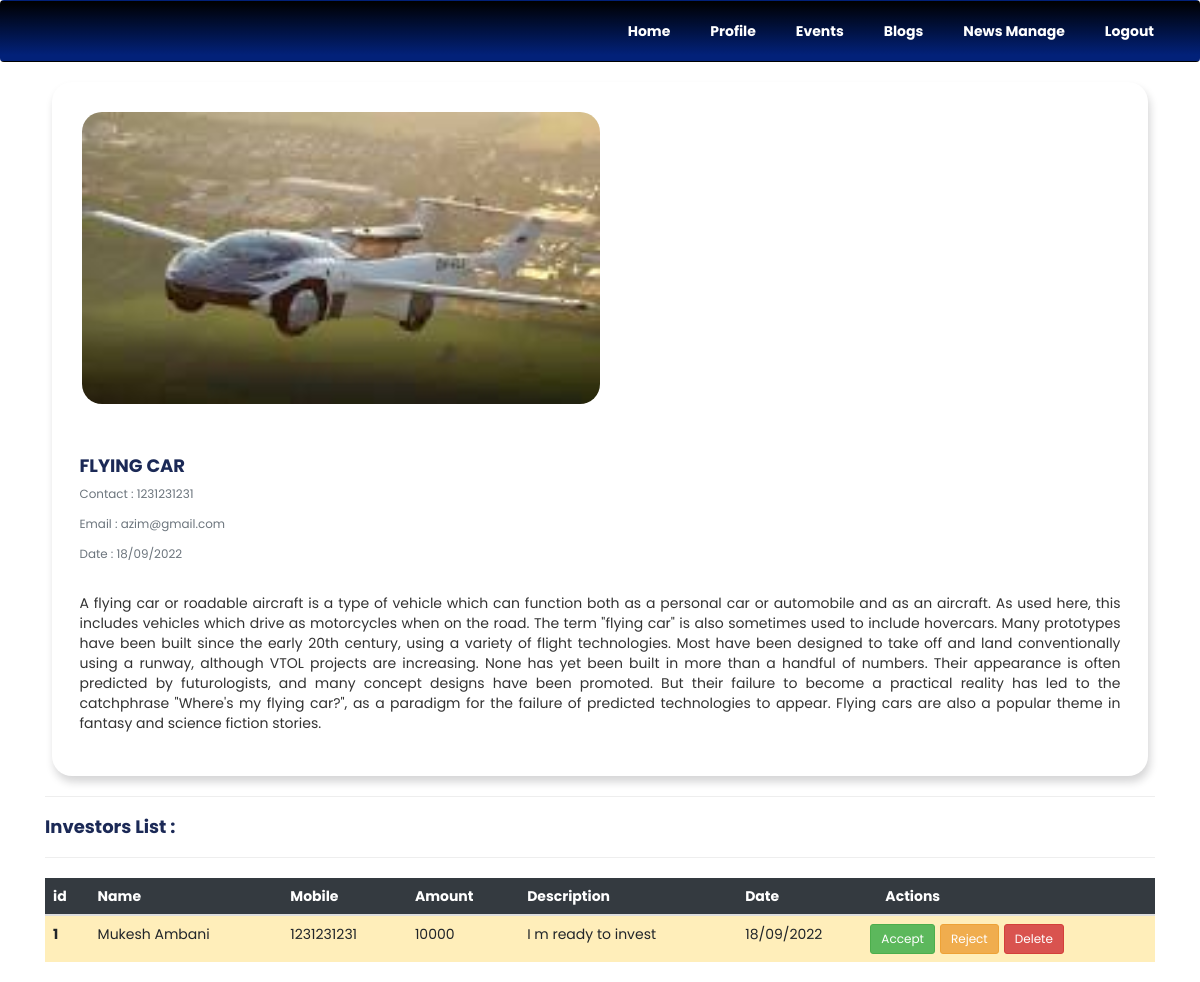
Screenshot of /Idea/8 (signed in) with the database file from the repository.
### app.py (models this page shows, shortened)
class Ideas(db.Model):
    __tablename__ = 'ideas'
    id = db.Column(db.Integer, primary_key=True, autoincrement=True)
    title = db.Column(db.String(100), nullable=False)
    desc = db.Column(db.Text, nullable=False)
    fund = db.Column(db.Text, nullable=False)
    uname = db.Column(db.Text, nullable=False)
    phone = db.Column(db.Text, nullable=False)
    email = db.Column(db.Text, nullable=False)
    uid = db.Column(db.Integer, nullable=False)
    fund = db.Column(db.Text, nullable=False)
    verified = db.Column(db.Text, nullable=False)
    sold = db.Column(db.Text, nullable=False)
    imgsrc = db.Column(db.String(100), default='')
    date_posted = db.Column(db.DateTime, nullable=False,
                            default=datetime.utcnow)

class booking(db.Model):
    id = db.Column(db.Integer, primary_key=True)
    pid = db.Column(db.Integer)
    ownerid = db.Column(db.Integer)
    title = db.Column(db.Text)
    details = db.Column(db.Text, default="0")
    done = db.Column(db.Text)
    uid = db.Column(db.Integer)
    name = db.Column(db.String(100), nullable=False)
    mobile = db.Column(db.Text, nullable=False)
    email = db.Column(db.Text, nullable=False)
    price = db.Column(db.Text, nullable=False)
    date_posted = db.Column(db.DateTime, nullable=False,
                            default=datetime.utcnow)

### app.py (the view)
@app.route('/Idea/<int:id>', methods=['GET', 'POST'])
@login_required
def ideaview(id):
    news = News.query.order_by(News.date.desc()).all()
    if current_user.is_authenticated:
        idea = Ideas.query.get_or_404(id)
        book = booking.query.filter(booking.pid == id).all()
        return render_template('ideapage.html', post=idea, books=book)
    return render_template('Newindex.html', news=news)

### app.py (called while the page is built)
@login_manager.user_loader
def load_user(id):
    print(type(id))
    return Expert.query.get(int(id))

### templates/ideapage.html (shortened to what this page needs)
{% extends 'Newbase.html' %}  {% block body %}
<div class="container">
    <div class="card p-5 ">
        <div class="row">
            <div class=" container my-auto mx-auto">
                    {% if post.imgsrc != "" %}
                    <img src="/static/question_images/{{post.imgsrc}}" alt="" class="mx-auto" style="width: 50%; border-radius: 20px;">
                    {%endif%}
            </div>
                <div class="card-body " >
                    <h2 class="card-title big-title text-uppercase" >{{post.title}}</h2>
                    <p class="card-text">
                        <small class="text-muted">Contact : {{post.phone}}</small>
                      </p>
                    <p class="card-text">
                        <small class="text-muted">Email : {{post.email}}</small>
                      </p>
                    <p class="card-text">
                        <small class="text-muted">Date : {{post.date_posted.strftime("%d/%m/%Y")}}</small>
                      </p>
                    <br>
                    <p class="card-text text-justify">{{post.desc}}</p>
            </div>
        </div>
  </div>
  {%if post.uid == current_user.id%}
<hr>
  <h1 class="headd col big-title" style="padding:0px">Investors List :</h1>
  <hr>
<table class="table table-warning ">
    <thead class=" table-dark">
        <tr>
          <th scope="col">id</th>
          <th scope="col">Name</th>
          <th scope="col">Mobile</th>
          <th scope="col">Amount</th>
          <th scope="col">Description</th>
          <th scope="col">Date</th>
          <th scope="col">Actions</th>
        </tr>
        <tbody>
           {%for res in books%}
            <tr>
              <th scope="row">{{res.id}}</th>
              <td>{{res.name}}</td>
              <td>{{res.mobile}}</td>
              <td>{{res.price}}</td>
              <td>{{res.details}}</td>
              <td>{{res.date_posted.strftime("%d/%m/%Y")}}</td>
              <td>
                <div class="row">
                        <a class="btn btn-sm btn-success mr-2" href="/acceptidea/{{post.uid}}/{{res.id}}/{{post.id}}">Accept</a>
                        <a class="btn btn-sm btn-warning mr-2" href="/rejectidea/{{post.uid}}/{{res.id}}/{{post.id}}">Reject</a>
                        <a class="btn btn-sm btn-danger mr-2" href="/deleteinvestor/{{post.uid}}/{{res.id}}/{{post.id}}">Delete</a>
                </div>
            </td>
            </tr>
           {%endfor%}
          </tbody>
      </thead>
  </table>
  {%endif%}
</div>
{% endblock %}

### static/css/main.css (style rules this page uses)
body { font-family: sans-serif; opacity: 1; margin: 0px; padding: 0px; font-family: 'Poppins', sans-serif; }
.card { border-radius: 20px; }
a { color:white; background-color: transparent; }
@media only screen and (max-width: 1234px) { .big-title { font-size: 18px; color: black; } }
.big-title { text-transform: capitalize; font-weight:bold; color:#1b2956; }
.card img { max-width: 100%; max-height: 100%; }
.card { margin: 0 0.5em; box-shadow: 2px 6px 8px 0 rgba(22, 22, 26, 0.18); border: none; border-radius: 20px; }

### rows the page displays
Ideas: imgsrc (picture), title "FLYING CAR", phone "1231231231", email "azim@gmail.com", date_posted "18/09/2022", desc "A flying car or roadable aircraft is a type of vehicle which can function both as a personal car or automobile and as an aircraft. As used here, this includes vehicles which drive as motorcycles when on the road. The term \"flying car\" is also sometimes used to include hovercars. Many prototypes have been built since the early 20th century, using a variety of flight technologies. Most have been designed to take off and land conventionally using a runway, although VTOL projects are increasing. None has yet been built in more than a handful of numbers. Their appearance is often predicted by futurologists, and many concept designs have been promoted. But their failure to become a practical…"
booking: id "1", name "Mukesh Ambani", mobile "1231231231", price "10000", details "I m ready to invest", date_posted "18/09/2022"
